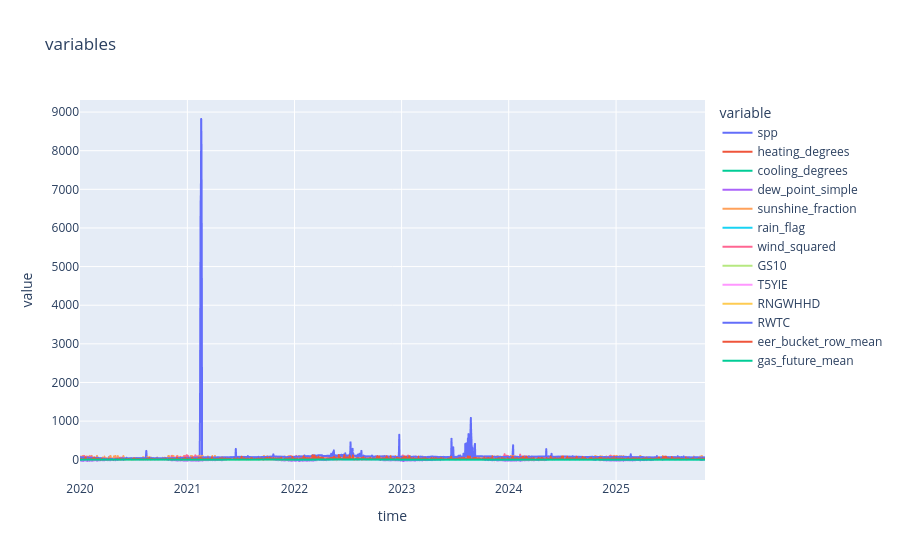

This figure's notebook cell:
### Code cell
cols = ['spp',
        'heating_degrees',
        'cooling_degrees',
        'dew_point_simple',
        'sunshine_fraction',
        'rain_flag',
        'wind_squared',
        'GS10','T5YIE',
        'RNGWHHD',
        'RWTC',
        'eer_bucket_row_mean',
        'gas_future_mean'
        ]

df_new[cols] = df_new[cols].astype(float)
fig = px.line(df_new, x = 'time', y=cols, title = 'variables')
fig.show()

### Figure 1 — Plotly figure (JSON) as saved in the notebook; plotly's stock layout.template omitted (floating-point values rounded to 4 significant figures; data arrays with more than 128 entries replaced by an {"elided": "..."} marker saying what was removed)
{"data": [{"hovertemplate": "variable=spp<br>time=%{x}<br>value=%{y}<extra></extra>", "legendgroup": "spp", "line": {"color": "#636efa", "dash": "solid"}, "marker": {"symbol": "circle"}, "mode": "lines", "name": "spp", "showlegend": true, "type": "scattergl", "x": {"elided": "2131 str values"}, "xaxis": "x", "y": {"elided": "2131 float values"}, "yaxis": "y"}, {"hovertemplate": "variable=heating_degrees<br>time=%{x}<br>value=%{y}<extra></extra>", "legendgroup": "heating_degrees", "line": {"color": "#EF553B", "dash": "solid"}, "marker": {"symbol": "circle"}, "mode": "lines", "name": "heating_degrees", "showlegend": true, "type": "scattergl", "x": {"elided": "2131 str values"}, "xaxis": "x", "y": {"elided": "2131 float values"}, "yaxis": "y"}, {"hovertemplate": "variable=cooling_degrees<br>time=%{x}<br>value=%{y}<extra></extra>", "legendgroup": "cooling_degrees", "line": {"color": "#00cc96", "dash": "solid"}, "marker": {"symbol": "circle"}, "mode": "lines", "name": "cooling_degrees", "showlegend": true, "type": "scattergl", "x": {"elided": "2131 str values"}, "xaxis": "x", "y": {"elided": "2131 float values"}, "yaxis": "y"}, {"hovertemplate": "variable=dew_point_simple<br>time=%{x}<br>value=%{y}<extra></extra>", "legendgroup": "dew_point_simple", "line": {"color": "#ab63fa", "dash": "solid"}, "marker": {"symbol": "circle"}, "mode": "lines", "name": "dew_point_simple", "showlegend": true, "type": "scattergl", "x": {"elided": "2131 str values"}, "xaxis": "x", "y": {"elided": "2131 float values"}, "yaxis": "y"}, {"hovertemplate": "variable=sunshine_fraction<br>time=%{x}<br>value=%{y}<extra></extra>", "legendgroup": "sunshine_fraction", "line": {"color": "#FFA15A", "dash": "solid"}, "marker": {"symbol": "circle"}, "mode": "lines", "name": "sunshine_fraction", "showlegend": true, "type": "scattergl", "x": {"elided": "2131 str values"}, "xaxis": "x", "y": {"elided": "2131 float values"}, "yaxis": "y"}, {"hovertemplate": "variable=rain_flag<br>time=%{x}<br>value=%{y}<extra></extra>", "legendgroup": "rain_flag", "line": {"color": "#19d3f3", "dash": "solid"}, "marker": {"symbol": "circle"}, "mode": "lines", "name": "rain_flag", "showlegend": true, "type": "scattergl", "x": {"elided": "2131 str values"}, "xaxis": "x", "y": {"elided": "2131 float values"}, "yaxis": "y"}, {"hovertemplate": "variable=wind_squared<br>time=%{x}<br>value=%{y}<extra></extra>", "legendgroup": "wind_squared", "line": {"color": "#FF6692", "dash": "solid"}, "marker": {"symbol": "circle"}, "mode": "lines", "name": "wind_squared", "showlegend": true, "type": "scattergl", "x": {"elided": "2131 str values"}, "xaxis": "x", "y": {"elided": "2131 float values"}, "yaxis": "y"}, {"hovertemplate": "variable=GS10<br>time=%{x}<br>value=%{y}<extra></extra>", "legendgroup": "GS10", "line": {"color": "#B6E880", "dash": "solid"}, "marker": {"symbol": "circle"}, "mode": "lines", "name": "GS10", "showlegend": true, "type": "scattergl", "x": {"elided": "2131 str values"}, "xaxis": "x", "y": {"elided": "2131 float values"}, "yaxis": "y"}, {"hovertemplate": "variable=T5YIE<br>time=%{x}<br>value=%{y}<extra></extra>", "legendgroup": "T5YIE", "line": {"color": "#FF97FF", "dash": "solid"}, "marker": {"symbol": "circle"}, "mode": "lines", "name": "T5YIE", "showlegend": true, "type": "scattergl", "x": {"elided": "2131 str values"}, "xaxis": "x", "y": {"elided": "2131 float values"}, "yaxis": "y"}, {"hovertemplate": "variable=RNGWHHD<br>time=%{x}<br>value=%{y}<extra></extra>", "legendgroup": "RNGWHHD", "line": {"color": "#FECB52", "dash": "solid"}, "marker": {"symbol": "circle"}, "mode": "lines", "name": "RNGWHHD", "showlegend": true, "type": "scattergl", "x": {"elided": "2131 str values"}, "xaxis": "x", "y": {"elided": "2131 float values"}, "yaxis": "y"}, {"hovertemplate": "variable=RWTC<br>time=%{x}<br>value=%{y}<extra></extra>", "legendgroup": "RWTC", "line": {"color": "#636efa", "dash": "solid"}, "marker": {"symbol": "circle"}, "mode": "lines", "name": "RWTC", "showlegend": true, "type": "scattergl", "x": {"elided": "2131 str values"}, "xaxis": "x", "y": {"elided": "2131 float values"}, "yaxis": "y"}, {"hovertemplate": "variable=eer_bucket_row_mean<br>time=%{x}<br>value=%{y}<extra></extra>", "legendgroup": "eer_bucket_row_mean", "line": {"color": "#EF553B", "dash": "solid"}, "marker": {"symbol": "circle"}, "mode": "lines", "name": "eer_bucket_row_mean", "showlegend": true, "type": "scattergl", "x": {"elided": "2131 str values"}, "xaxis": "x", "y": {"elided": "2131 float values"}, "yaxis": "y"}, {"hovertemplate": "variable=gas_future_mean<br>time=%{x}<br>value=%{y}<extra></extra>", "legendgroup": "gas_future_mean", "line": {"color": "#00cc96", "dash": "solid"}, "marker": {"symbol": "circle"}, "mode": "lines", "name": "gas_future_mean", "showlegend": true, "type": "scattergl", "x": {"elided": "2131 str values"}, "xaxis": "x", "y": {"elided": "2131 float values"}, "yaxis": "y"}], "layout": {"legend": {"title": {"text": "variable"}, "tracegroupgap": 0}, "title": {"text": "variables"}, "xaxis": {"anchor": "y", "domain": [0, 1], "title": {"text": "time"}}, "yaxis": {"anchor": "x", "domain": [0, 1], "title": {"text": "value"}}}}
